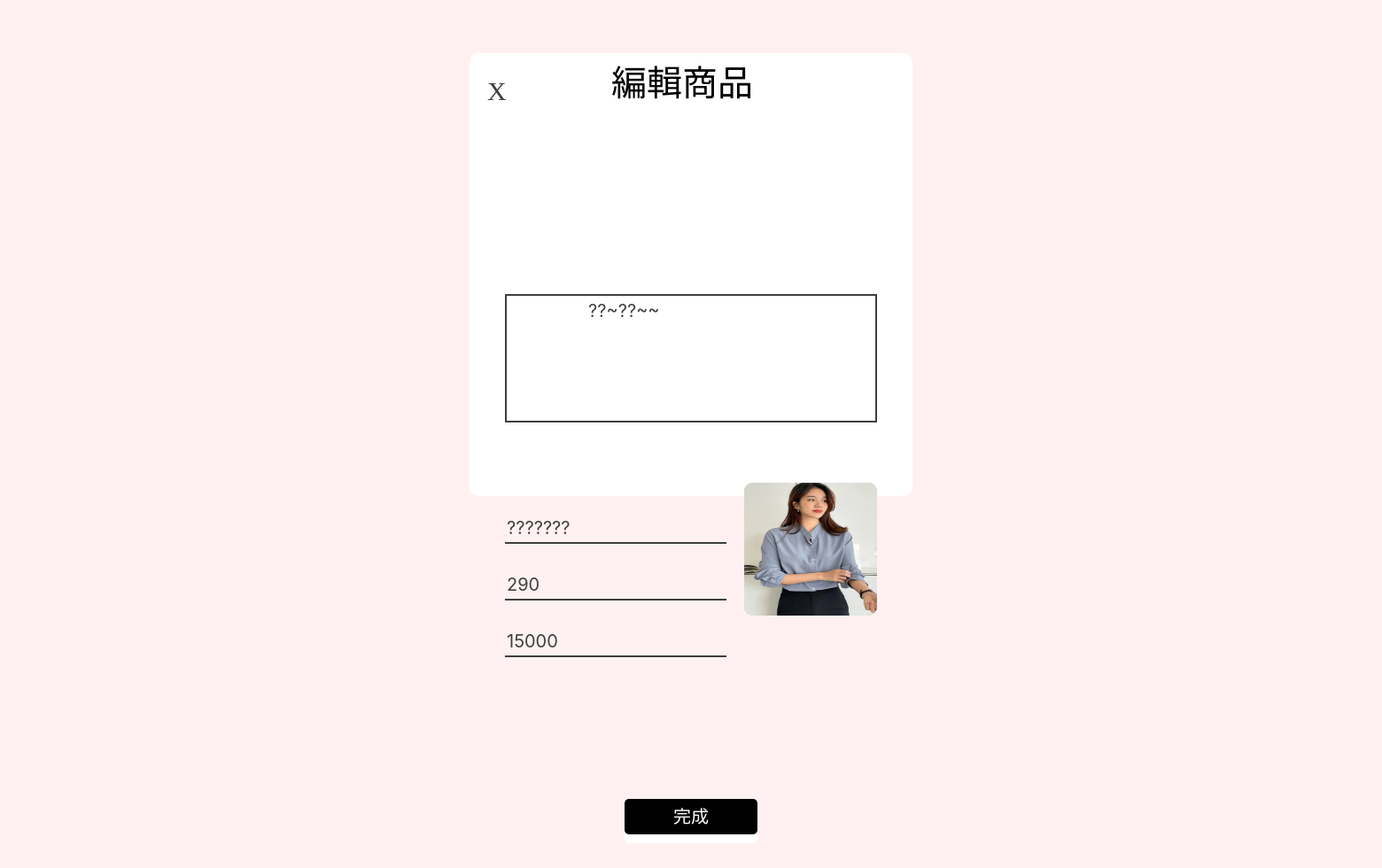
/Project/Project/editProduct.php?id=3, run on the app's committed database.
### tables this page shows
CREATE TABLE `product` (
  `ProductID` int(11) NOT NULL,
  `SellerID` int(11) NOT NULL,
  `ProductName` varchar(255) NOT NULL,
  `Description` longtext NOT NULL,
  `Price` int(11) NOT NULL,
  `Image_path` varchar(255) DEFAULT NULL,
  `Stock` int(11) NOT NULL,
  `LaunchDate` datetime NOT NULL,
  `DiscontinueDate` datetime DEFAULT NULL
);

### Project/Project/editProduct.php (the view, shortened to what this page needs)
<?php
include('functions/connect.php');
include('templates/header.php');
 ?>
<?php
$id = $_REQUEST['id'];
$sql = "SELECT * FROM product WHERE ProductID = '".$id."'";
$result = mysqli_query($conn, $sql);
$product_info = mysqli_fetch_all($result);
$pName = $product_info[0][2];
$description = $product_info[0][3];
$price = $product_info[0][4];
$path = $product_info[0][5];
$stock = $product_info[0][6];
include('functions/editProductError.php');
 ?>
<form class="edit-pad" method="post" enctype="multipart/form-data">
    <div class="upper-edit-product-pad">
        <a class="cancel-text" href="STMS.php">     X    </a>
        <div class="add-product-text-0" style="top:-40px; left:160px;">
            編輯商品
        </div>
    </div>
    <div>
        <div class="img-block" style="top: 15px; left: 310px;">
                <img class = "img-block" src = "<?php echo $path; ?>" id = "frame">
        </div>
        <div class="edit-pad">
            <input class="add-product-text-input" type="text" name = "pName" placeholder = "商品名稱" style="top: -130px;" value="<?php echo $pName; ?>"></input>
            <input class="add-product-text-input" type="text" name = "price" placeholder = "價格" style="top: -100px;" value="<?php echo $price; ?>"></input>
            <input class="add-product-text-input" type="text" name = "stock" placeholder = "目前庫存" style="top: -70px;" value="<?php echo $stock; ?>"></input>
            <textarea class="add-pproduct-description" placeholder="商品描述" style="top:-480px;" name="product-description">
                <?php echo $description; ?>
            </textarea>
    </div>
    </div>
    <div class="lower-add-product-btn" style="top: -15px;">
            <input class="upper-add-product-btn add-product-text-1" name="edit-product-done" type = "submit" value = "完成"></input>
        </div>
</form>

### Project/Project/home.css (style rules this page uses)
body { background-color: #fff1f1; box-sizing: border-box; }
a { font-size: 20px; font-family: "Microsoft JhengHei"; }

### data on the page
product: Image_path (picture), pName "???????", price "290", stock "15000", product-description "??~??~~"
